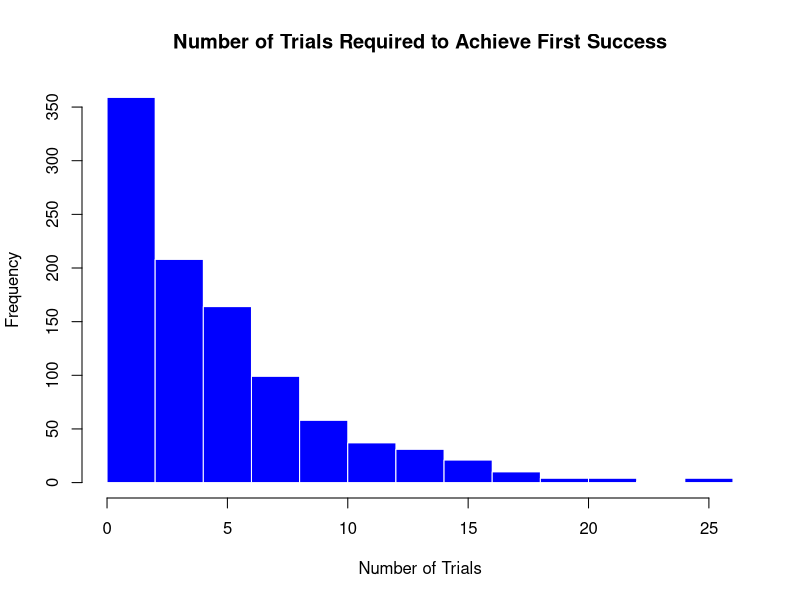

R code for this plot:
## ---- chunk 1
p <- 0.2
## ---- chunk 2
x <- rgeom(1000, prob = p) + 1
## ---- chunk 3
# Calculate some basic statistics
mean_x <- mean(x)
var_x <- var(x)
sd_x <- sd(x)
## ---- chunk 4
mean_x
## ---- chunk 5
var_x
## ---- chunk 6
var_x
## ---- chunk 7
sd_x
## ---- chunk 8
x
## ---- chunk 9
mean_x_rounded <- round(mean_x, 2)
mean_x_rounded
## ---- chunk 10
var_x_rounded <- round(var_x, 2)
var_x_rounded
## ---- chunk 11
sd_x_rounded <- round(sd_x, 2)
sd_x_rounded
## ---- chunk 12
hist(x, main = "Number of Trials Required to Achieve First Success",
     xlab = "Number of Trials", ylab = "Frequency",
     col = "blue", border = "white")
## ---- chunk 13
# Population size
p_size_40 <- 40
p_size_5000 <- 5000

# Sample size
sample_size <- 10

# Defective Percentage
p_size_40_defective <- p_size_40 * 0.1
p_size_5000_defective <- p_size_5000 * 0.1

k <- 1
## ---- chunk 14
p_40 <- 1 - phyper(k, p_size_40_defective, p_size_40-p_size_40_defective, sample_size)
## ---- chunk 15
p_40_rounded <- round(p_40, 4)
p_40_rounded
## ---- chunk 16
p_5000 <- 1 - phyper(k, p_size_5000_defective, p_size_5000-p_size_5000_defective, sample_size)
## ---- chunk 17
p_5000_rounded <- round(p_5000, 4)
p_5000_rounded
